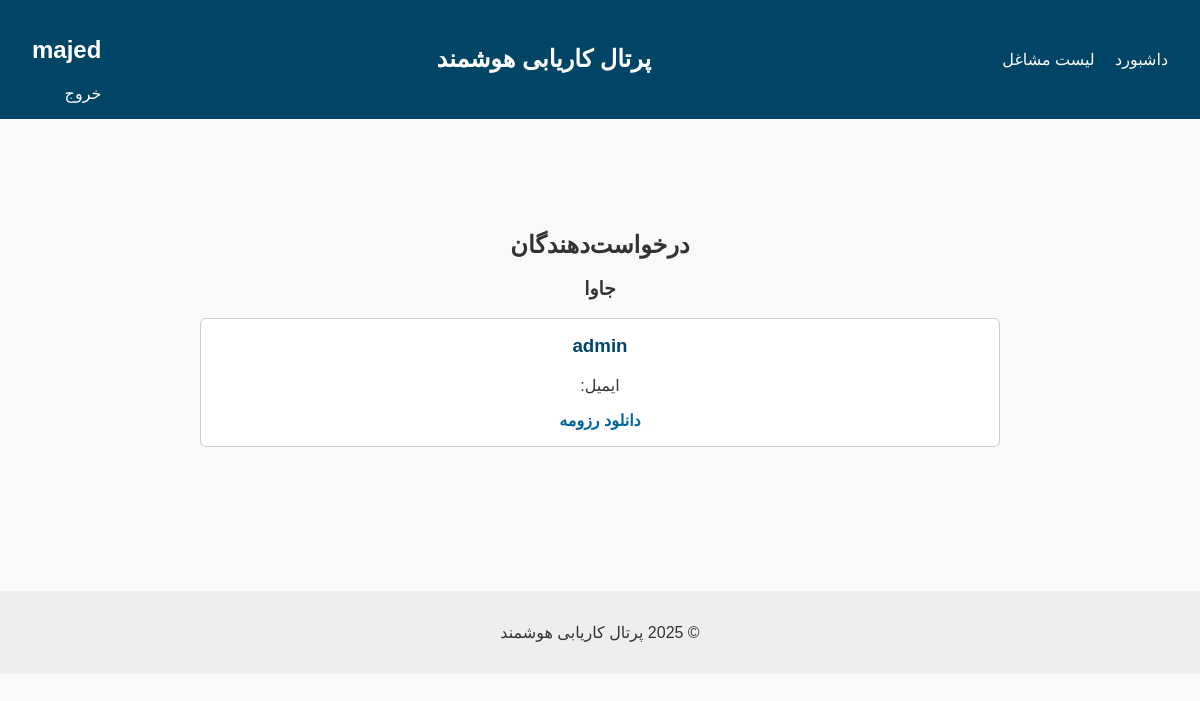
The app's page /dashboard/employer/8/applications/ (signed in) with its own data.
### accounts/models.py (models this page shows, shortened)
class CustomUser(AbstractUser):
    is_employer = models.BooleanField(default=False)
    is_seeker = models.BooleanField(default=False)

### jobs/models.py (models this page shows, shortened)
class Job(models.Model):
    employer = models.ForeignKey(settings.AUTH_USER_MODEL, on_delete=models.CASCADE)
    title = models.CharField(max_length=200)
    description = models.TextField()
    location = models.CharField(max_length=100)
    salary = models.CharField(max_length=100)
    is_active = models.BooleanField(default=True)
    created_at = models.DateTimeField(auto_now_add=True)

class Application(models.Model):
    STATUS_CHOICES = [
        ('pending', 'Pending'),
        ('reviewed', 'Reviewed'),
        ('interview', 'Interview'),
        ('accepted', 'Accepted'),
        ('rejected', 'Rejected'),
    ]
    job = models.ForeignKey(Job, on_delete=models.CASCADE)
    seeker = models.ForeignKey(settings.AUTH_USER_MODEL, on_delete=models.CASCADE)
    resume = models.FileField(upload_to='')
    cover_letter = models.TextField(blank=True)
    applied_at = models.DateTimeField(auto_now_add=True)
    status = models.CharField(max_length=20, choices=STATUS_CHOICES, default='pending')

### dashboard/views.py (the view)
# urls.py: path('employer/<int:job_id>/applications/', job_applications, name='job-applications'),
@login_required
def job_applications(request, job_id):
    job = get_object_or_404(Job, id=job_id, employer=request.user)  # Ensure only the job owner can access
    applications = Application.objects.filter(job=job).select_related('seeker')
    return render(request, 'dashboard/employer/job_applications.html', {
        'job': job,
        'applications': applications
    })

### templates/dashboard/employer/job_applications.html
{% extends 'base.html' %}
{% block content %}
  <main>
    <section class="dashboard">
      <h2>درخواست‌دهندگان</h2>
        <h3>{{ job.title }}</h3>
      <div class="job-list">
          {% for app in applications %}
        <div class="job-card">
          <h3>{{ app.seeker.username }}</h3>
          <p>ایمیل: {{ app.seeker.email }}</p>
          <a href="{{ app.resume.url }}">دانلود رزومه</a>
        </div>
          {% endfor %}
      </div>
    </section>
  </main>
{% endblock %}

### templates/base.html (shortened to what this page needs)
{% load static %}
<!DOCTYPE html>
<html lang="fa" dir="rtl">
<head>
  <link rel="stylesheet" href="{% static 'css/styles.css' %}">
</head>
<body>
  <header>
   {% if request.user.is_employer %}
       <nav>
        <a href="{% url 'employer_dashboard' %}">داشبورد</a>
         <a href="{% url 'job-list' %}">لیست مشاغل</a>
       </nav>
  {% endif %}
    <h1>پرتال کاریابی هوشمند</h1>
    <nav>
       {% if user.is_authenticated %}
           <h2>{{ request.user.username }}</h2>
           <a href="{% url 'logout' %}" class="active">خروج</a>
       {% else %}
           <a href="{% url 'login' %}">ورود</a>
           <a href="{% url 'register' %}">ثبت‌نام</a>
      {% endif %}
    </nav>
  </header>
{% block content %}
{% endblock %}
  <footer>
    <p>© 2025 پرتال کاریابی هوشمند</p>
  </footer>
</body>
</html>

### static/css/styles.css (style rules this page uses)
body { font-family: sans-serif; margin: 0; padding: 0; background-color: #f9f9f9; color: #333; }
header { background-color: #004466; color: white; padding: 1rem 2rem; display: flex; justify-content: space-between; align-items: center; }
header h1 { margin: 0; font-size: 1.5rem; }
nav a { color: white; text-decoration: none; margin-left: 1rem; }
main { padding: 4rem 2rem; text-align: center; }
footer { background-color: #eee; text-align: center; padding: 1rem; margin-top: 2rem; }
.dashboard { max-width: 800px; margin: 3rem auto; }
.dashboard h2 { margin-bottom: 1rem; }
.job-list { display: flex; flex-direction: column; gap: 1rem; }
.job-card { background-color: #fff; padding: 1rem; border: 1px solid #ccc; border-radius: 6px; }
.job-card h3 { margin-top: 0; color: #004466; }
.job-card a { color: #006699; text-decoration: none; font-weight: bold; }

### records on screen
CustomUser: user.username "majed"
Job: title "جاوا"
Application: seeker.username "admin"
